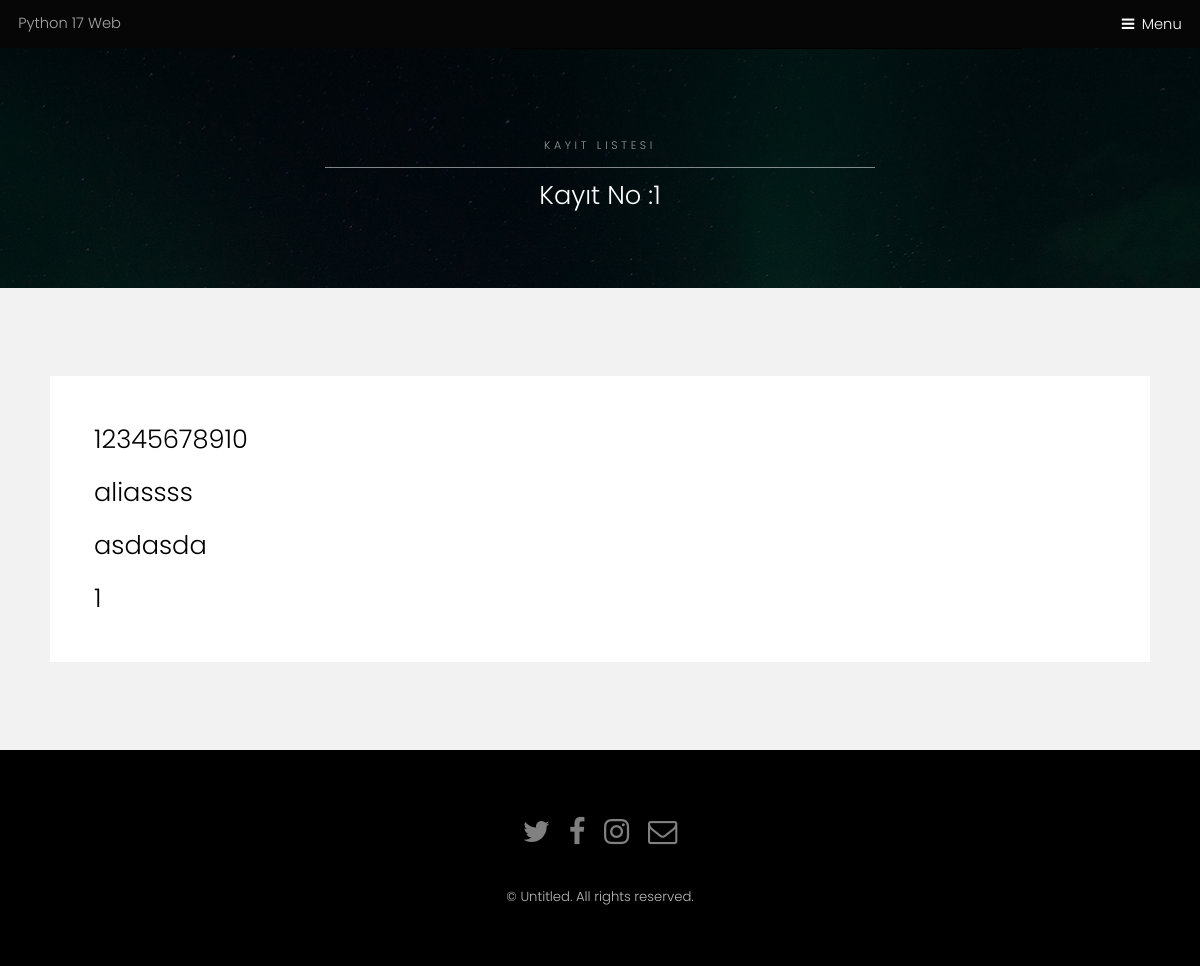
Page /kayit/detay/1 on the committed database.
### Kayit/models.py (models this page shows, shortened)
class KayitModel(models.Model):
    adi = models.CharField(max_length=200,verbose_name="Adı")
    soyadi = models.CharField(max_length=200)
    cinsiyetCh = [("1","Erkek"),("2","Kız")]
    cinsiyet = models.CharField(max_length=10,choices=cinsiyetCh)
    eposta = models.EmailField()
    tcKimlikNo = models.BigIntegerField()
    kayit_zaman = models.DateTimeField(default=timezone.now)
    zaman = models.DateTimeField(null=True,blank=True)

### Kayit/views.py (the view)
# urls.py: path('detay/<int:pk>',views.kayitdetay,name="kayitdetay"),
def kayitdetay(request,pk):
    kayit = get_object_or_404(KayitModel,pk=pk)
    return render(request,"kayit/detay.html",{"kayit":kayit})

### templates/kayit/detay.html
{% extends '../base.html' %}
{% block aciklama %}
Kayıt Listesi
{% endblock %}
{% block baslik %}
Kayıt No :{{kayit.pk}}
{% endblock %}
{% block content %}
<h2>{{kayit.tcKimlikNo}}</h2>
<h2>{{kayit.adi}}</h2>
<h2>{{kayit.soyadi}}</h2>
<h2>{{kayit.cinsiyet}}</h2>
{% endblock %}

### assets/css/main.css (style rules this page uses)
html, body, div, span, applet, object, iframe, h1, h2, h3, h4, h5, h6, p, blockquote, pre, a, abbr, acronym, address, big, cite, code, del, dfn, em, img, ins, kbd, q, s, samp, small, strike, strong, sub, sup, tt, var, b, u, i, center, dl, dt, dd, ol, ul, li, fieldset, form, label, legend, table, caption, tbody, tfoot, thead, tr, th, td, article, aside, canvas, details, embed, figure, figcaption, footer, header, hgroup, menu, nav, output, ruby, section, summary, time, mark, audio, video { margin: 0; padding: 0; border: 0; font-size: 100%; font: inherit; vertical-align: baseline; }
body { line-height: 1; }
body { -webkit-text-size-adjust: none; }
*, *:before, *:after { -moz-box-sizing: border-box; -webkit-box-sizing: border-box; box-sizing: border-box; }
body { -ms-overflow-style: scrollbar; }
body { background: #fff; }
html { font-size: 13pt; }
@media screen and (max-width: 1680px) { html { font-size: 11pt; } }
@media screen and (max-width: 1280px) { html { font-size: 11pt; } }
body { background-color: #fff; color: #444; }
body, input, select, textarea { font-family: "Poppins", sans-serif; font-weight: 300; font-size: 1rem; line-height: 1.65; }
h1, h2, h3, h4, h5, h6 { font-weight: 300; line-height: 1.5; margin: 0 0 1rem 0; }
h2 { font-size: 1.75rem; }
h1, h2, h3, h4, h5, h6 { color: #555; }
.box > :last-child, .box > :last-child > :last-child, .box > :last-child > :last-child > :last-child { margin-bottom: 0; }
.wrapper.style2 h1, .wrapper.style2 h2, .wrapper.style2 h3, .wrapper.style2 h4, .wrapper.style2 h5, .wrapper.style2 h6 { color: #000; }
body.subpage { padding-top: 3.25em; }

### rows in the picture
KayitModel: pk "1", tcKimlikNo "12345678910", adi "aliassss", soyadi "asdasda", cinsiyet "1"
